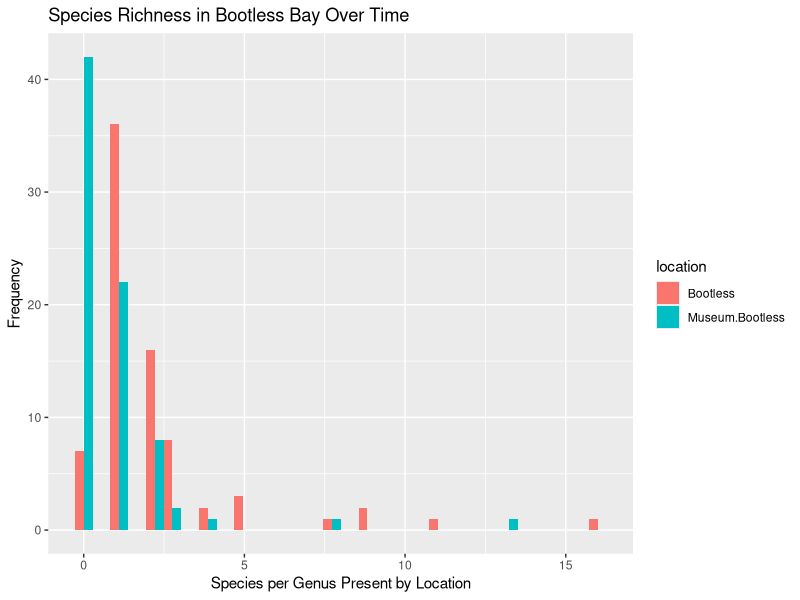
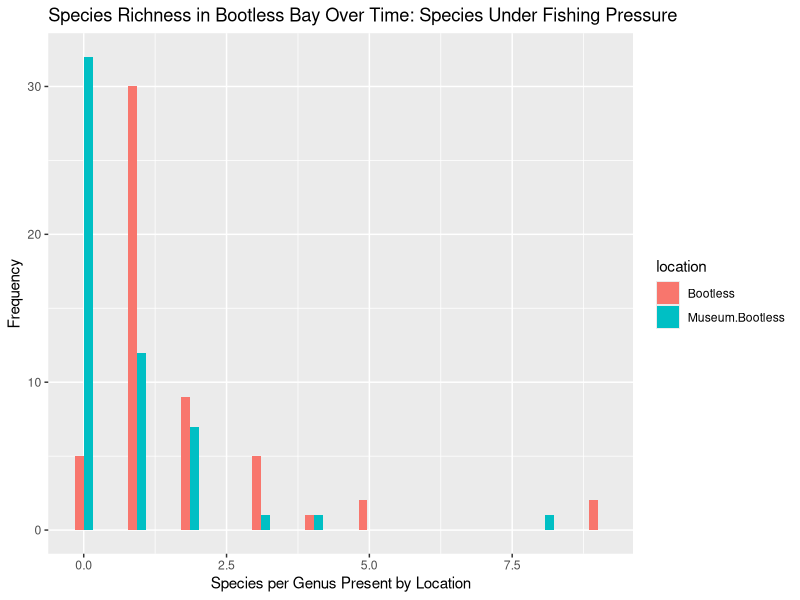
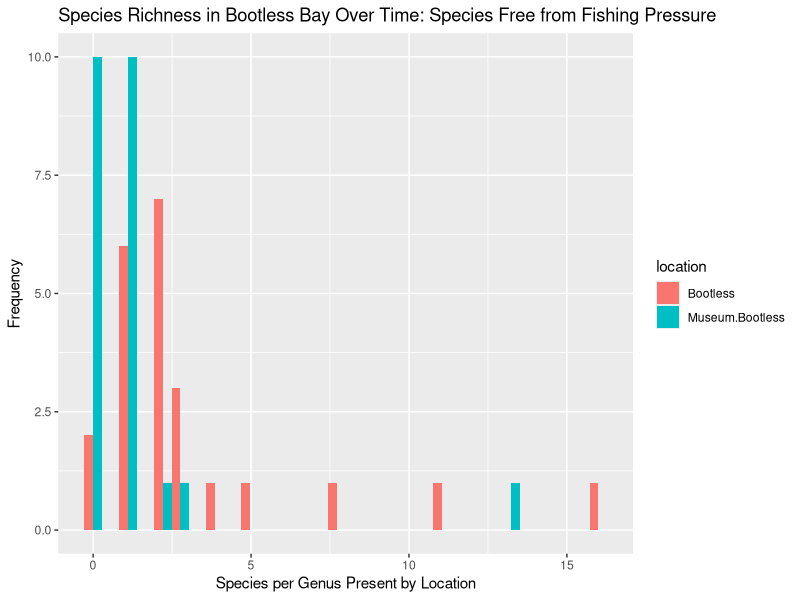
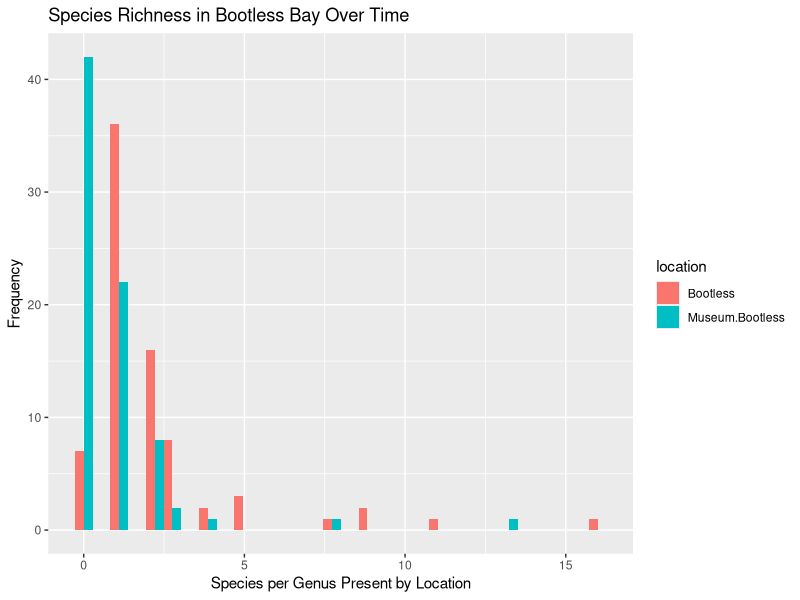
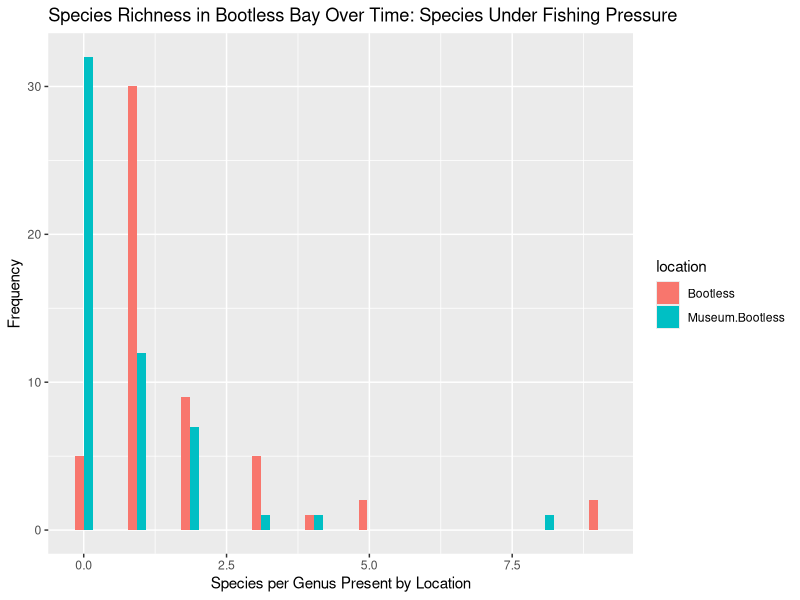
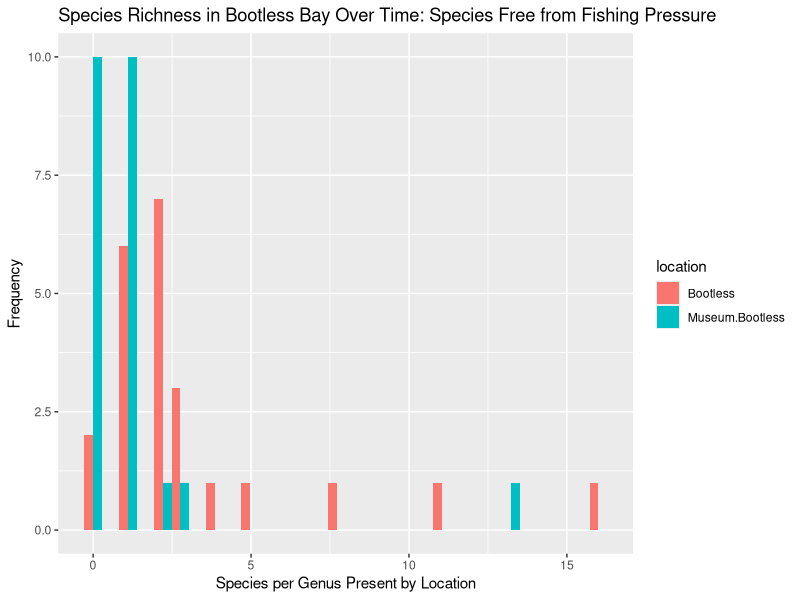

Source code (R) for these figures, in order:
# Read in data

reef_fish <- read.csv("Data/Supplemental201.csv")
View(reef_fish)

# Isolate useful columns, filter out rows where species were not present at either location

library(tidyverse)

reef_fish_bootless <- select(reef_fish, Genus, species, Bootless, Museum.Bootless, Fished) %>% 
  filter(Bootless > 0 | Museum.Bootless > 0) %>% 
  filter(Bootless < 50) %>% 
  gather(`Museum.Bootless`, `Bootless`, key = "location", value = "catch_code")
View(reef_fish_bootless)

# Make tables of fished and not fished species at both locations, filter out rows where species were not present at either location

reef_fish_bootless_fished <- filter(reef_fish_bootless, Fished == "fished" | Fished == "Fished")
View(reef_fish_bootless_fished)

reef_fish_bootless_notfished <- filter(reef_fish_bootless, Fished == "not fished")
View(reef_fish_bootless_notfished)

# count fish at each site based on genus, listing number of species

reef_fish_bootless_sp <- group_by(reef_fish_bootless, Genus, location) %>%
  summarize(total_catch = sum(catch_code))
View(reef_fish_bootless_sp)

# Same procedure for fished/not fished

bootless_fished_sp <- group_by(reef_fish_bootless_fished, Genus, location) %>% 
  summarise(total_catch = sum(catch_code))
View(bootless_fished_sp)

bootless_notfished_sp <- group_by(reef_fish_bootless_notfished, Genus, location) %>% 
  summarise(total_catch = sum(catch_code))
View(bootless_notfished_sp)

# Graphs of species present by locaion vs total species at each location

ggplot(reef_fish_bootless_sp) +
  geom_histogram(aes(x = total_catch, fill = location), position = "dodge") +
  labs(x = "Species per Genus Present by Location", y = "Frequency") +
  ggtitle("Species Richness in Bootless Bay Over Time")
ggsave("Figures/Species_Bootless_vs_Museum.jpg")

# Same procedure for fished/not fished

ggplot(bootless_fished_sp) +
  geom_histogram(aes(x = total_catch, fill = location), position = "dodge") +
  labs(x = "Species per Genus Present by Location", y = "Frequency") +
  ggtitle("Species Richness in Bootless Bay Over Time: Species Under Fishing Pressure")
ggsave("Figures/Species_Fished.jpg")

ggplot(bootless_notfished_sp) +
  geom_histogram(aes(x = total_catch, fill = location), position = "dodge") +
  labs(x = "Species per Genus Present by Location", y = "Frequency") +
  ggtitle("Species Richness in Bootless Bay Over Time: Species Free from Fishing Pressure")
ggsave("Figures/Species_NotFished.jpg")
